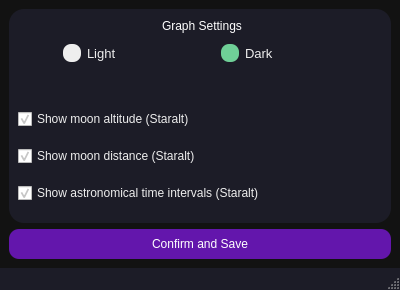
<?xml version="1.0" encoding="UTF-8"?>
<ui version="4.0">
 <class>GraphSetWindow</class>
 <widget class="QMainWindow" name="GraphSetWindow">
  <property name="geometry">
   <rect>
    <x>0</x>
    <y>0</y>
    <width>400</width>
    <height>290</height>
   </rect>
  </property>
  <property name="minimumSize">
   <size>
    <width>400</width>
    <height>290</height>
   </size>
  </property>
  <property name="maximumSize">
   <size>
    <width>400</width>
    <height>290</height>
   </size>
  </property>
  <property name="windowTitle">
   <string>Astro Observer Plan- Graph Settings</string>
  </property>
  <property name="windowIcon">
   <iconset resource="../icon.qrc">
    <normaloff>:/icon/icon/settingswin.svg</normaloff>:/icon/icon/settingswin.svg</iconset>
  </property>
  <property name="styleSheet">
   <string notr="true">QMainWindow {
background: #1c1c27;
border-radius: 10px solid #eeeeee;
}

QLineEdit {
background: #2d3259;
border-radius: 10px;
color: #eeeeee;
font-family:Arial ;
padding: 5px;
}

QLineEdit:focus {
border: 2px solid #5190CB;

}
QSpinBox {
background: #2d3259;
border-radius: 10px;
color: #eeeeee;
font-family:Arial ;
padding: 3px;
}

QSpinBox::down-button
{
background:transparent;
}

QSpinBox::up-button
{
background:transparent;
}

QSpinBox::down-arrow
{
border-image : url(:/icon/icon/chevron-down-wh.svg);
width: 15px;
height:15px;
}

QSpinBox::up-arrow
{
border-image : url(:/icon/icon/chevron-up-wh.svg);
width: 15px;
height:15px;
}

QSpinBox:hover{
background-color: #524eee;
}

QDoubleSpinBox:hover{
background-color: #524eee;
}

QDoubleSpinBox {
background: #2d3259;
border-radius: 10px;
color: #eeeeee;
font-family:Arial ;
padding: 3px;
}

QDoubleSpinBox::down-button
{
background:transparent;
}

QDoubleSpinBox::up-button
{
background:transparent;
}

QDoubleSpinBox::down-arrow
{
border-image : url(:/icon/icon/chevron-down-wh.svg);
width: 15px;
height:15px;
}

QDoubleSpinBox::up-arrow
{
border-image : url(:/icon/icon/chevron-up-wh.svg);
width: 15px;
height:15px;
}

QComboBox {
background: #2d3259;
border-radius: 7px;
padding: 5px;
color: #eeeeee;
}

QComboBox::drop-down:button{
border-radius:5px; 
}

QComboBox::down-arrow{
image: url(:/icon/icon/chevron-down-wh.svg);
width: 15px;
height:15px;
margin-right:10px;

}

QComboBox:hover{
background-color: #524eee;
}

</string>
  </property>
  <widget class="QWidget" name="centralwidget">
   <property name="styleSheet">
    <string notr="true">#centralwidget{
background: #121212;
}
QGroupBox {
background-color: #1c1c27;
border-radius: 15px;
	color: rgb(255, 255, 255);
}
QGroupBox::title {
                subcontrol-origin: margin;
                subcontrol-position: top center;    /* position at the top center */
                padding: 10px;
}
</string>
   </property>
   <layout class="QGridLayout" name="gridLayout">
    <item row="1" column="0">
     <widget class="QPushButton" name="confirmBtn">
      <property name="minimumSize">
       <size>
        <width>0</width>
        <height>30</height>
       </size>
      </property>
      <property name="maximumSize">
       <size>
        <width>16777215</width>
        <height>30</height>
       </size>
      </property>
      <property name="styleSheet">
       <string notr="true">QPushButton{
background-color:  #6316AC;
border-radius: 10px;
	color: rgb(255, 255, 255);
}
QPushButton:hover{
background-color: #765cde;
}

QPushButton:pressed {
    background-color: #7e31b5;
}</string>
      </property>
      <property name="text">
       <string>Confirm and Save</string>
      </property>
     </widget>
    </item>
    <item row="0" column="0">
     <widget class="QGroupBox" name="graphset_groupBox">
      <property name="sizePolicy">
       <sizepolicy hsizetype="Expanding" vsizetype="Expanding">
        <horstretch>0</horstretch>
        <verstretch>0</verstretch>
       </sizepolicy>
      </property>
      <property name="minimumSize">
       <size>
        <width>380</width>
        <height>130</height>
       </size>
      </property>
      <property name="maximumSize">
       <size>
        <width>550</width>
        <height>16777215</height>
       </size>
      </property>
      <property name="styleSheet">
       <string notr="true">QCheckBox{
color: #eeeeee
}</string>
      </property>
      <property name="title">
       <string>Graph Settings</string>
      </property>
      <layout class="QGridLayout" name="gridLayout_2">
       <item row="0" column="0">
        <widget class="QLabel" name="graphiconlabel">
         <property name="minimumSize">
          <size>
           <width>30</width>
           <height>30</height>
          </size>
         </property>
         <property name="maximumSize">
          <size>
           <width>30</width>
           <height>30</height>
          </size>
         </property>
         <property name="text">
          <string/>
         </property>
         <property name="pixmap">
          <pixmap resource="../icon.qrc">:/icon/icon/bar-chart-2.svg</pixmap>
         </property>
         <property name="scaledContents">
          <bool>true</bool>
         </property>
        </widget>
       </item>
       <item row="0" column="1">
        <widget class="QWidget" name="graphwidget" native="true">
         <property name="minimumSize">
          <size>
           <width>0</width>
           <height>40</height>
          </size>
         </property>
         <property name="styleSheet">
          <string notr="true">QRadioButton{
color: #eeeeee;
}

QRadioButton::indicator {
width: 18px;
height: 18px;
border-radius:8px;
}

QRadioButton::indicator::unchecked
{
   background-color: #eeeeee;
}
QRadioButton::indicator:unchecked:hover
{
    background-color: #6316AC;
}
QRadioButton::indicator::checked 
{
   background-color: #6fcf97;
}

QRadioButton::indicator:checked:pressed 
{
   background-color: #7e31b5;
}

QRadioButton::indicator:unchecked:pressed 
{
   background-color: #7e31b5;
}</string>
         </property>
         <layout class="QHBoxLayout" name="horizontalLayout">
          <item alignment="Qt::AlignVCenter">
           <widget class="QRadioButton" name="light_radioButton">
            <property name="minimumSize">
             <size>
              <width>0</width>
              <height>30</height>
             </size>
            </property>
            <property name="font">
             <font>
              <family>Segoe UI</family>
              <pointsize>10</pointsize>
             </font>
            </property>
            <property name="text">
             <string>Light</string>
            </property>
            <property name="checked">
             <bool>false</bool>
            </property>
           </widget>
          </item>
          <item alignment="Qt::AlignTop">
           <widget class="QRadioButton" name="dark_radioButton">
            <property name="minimumSize">
             <size>
              <width>0</width>
              <height>30</height>
             </size>
            </property>
            <property name="font">
             <font>
              <family>Segoe UI</family>
              <pointsize>10</pointsize>
             </font>
            </property>
            <property name="text">
             <string>Dark</string>
            </property>
            <property name="checked">
             <bool>true</bool>
            </property>
           </widget>
          </item>
         </layout>
        </widget>
       </item>
       <item row="1" column="1">
        <spacer name="verticalSpacer_4">
         <property name="orientation">
          <enum>Qt::Vertical</enum>
         </property>
         <property name="sizeType">
          <enum>QSizePolicy::Fixed</enum>
         </property>
         <property name="sizeHint" stdset="0">
          <size>
           <width>20</width>
           <height>15</height>
          </size>
         </property>
        </spacer>
       </item>
       <item row="2" column="0" colspan="2">
        <widget class="QCheckBox" name="moonalt_checkBox">
         <property name="font">
          <font>
           <family>Segoe UI</family>
           <pointsize>9</pointsize>
          </font>
         </property>
         <property name="styleSheet">
          <string notr="true"/>
         </property>
         <property name="text">
          <string>Show moon altitude (Staralt)</string>
         </property>
         <property name="checked">
          <bool>true</bool>
         </property>
        </widget>
       </item>
       <item row="3" column="0" colspan="2">
        <widget class="QCheckBox" name="moondist_checkBox">
         <property name="font">
          <font>
           <family>Segoe UI</family>
           <pointsize>9</pointsize>
          </font>
         </property>
         <property name="styleSheet">
          <string notr="true"/>
         </property>
         <property name="text">
          <string>Show moon distance (Staralt)</string>
         </property>
         <property name="checked">
          <bool>true</bool>
         </property>
        </widget>
       </item>
       <item row="4" column="0" colspan="2">
        <widget class="QCheckBox" name="asttime_checkBox">
         <property name="font">
          <font>
           <family>Segoe UI</family>
           <pointsize>9</pointsize>
          </font>
         </property>
         <property name="styleSheet">
          <string notr="true"/>
         </property>
         <property name="text">
          <string>Show astronomical time intervals (Staralt)</string>
         </property>
         <property name="checked">
          <bool>true</bool>
         </property>
        </widget>
       </item>
      </layout>
     </widget>
    </item>
   </layout>
  </widget>
  <widget class="QStatusBar" name="statusbar"/>
 </widget>
 <resources>
  <include location="../icon.qrc"/>
  <include location="../icon.qrc"/>
  <include location="../icon.qrc"/>
  <include location="../icon.qrc"/>
  <include location="../icon.qrc"/>
 </resources>
 <connections/>
</ui>
